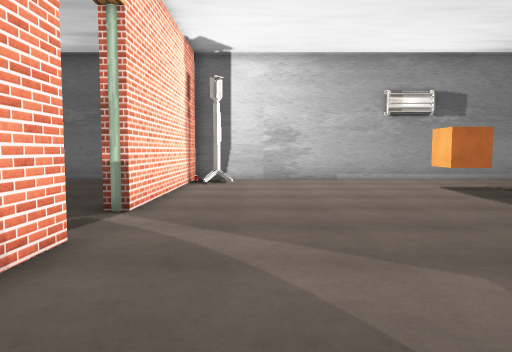
View 1 (above)

16 first-person views from a walk through a Unity game level. The camera is 1.3 m above the floor, tilts 4° down and sees 70° across. Doors are open. The floor is counted in squares, 1 m on a side. Each view is taken from the middle of a square. On the plan, view 1 faces up. The plan holds only what a view shows up to about 15 squares ahead; the rest is blank. The place goes on beyond the plan. The player character is not drawn. Some surface patterns are stand-ins.

View 2
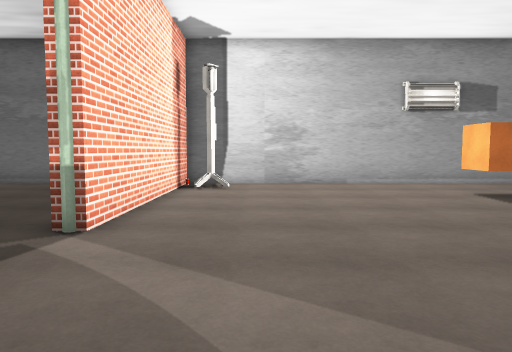

View 3
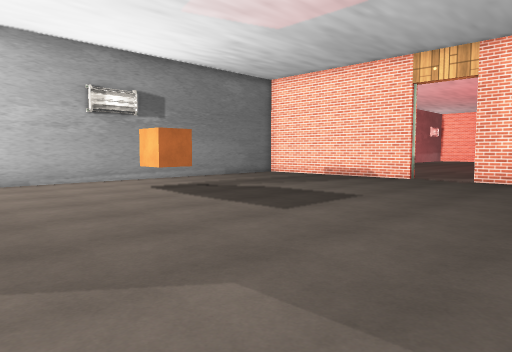

View 4
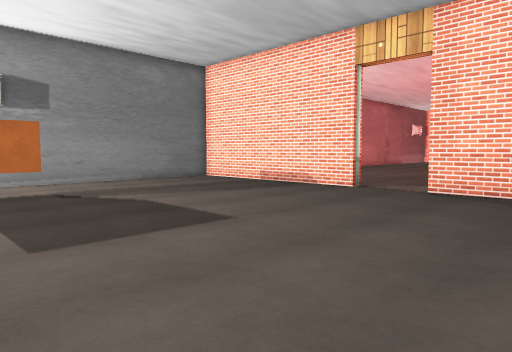

View 5
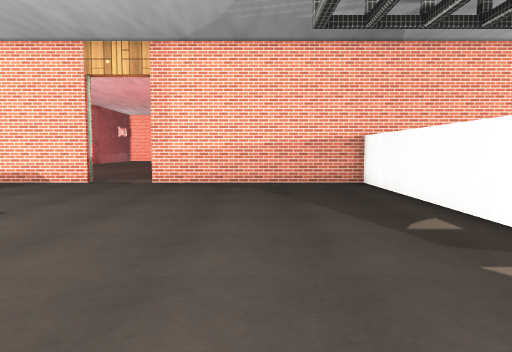

View 6
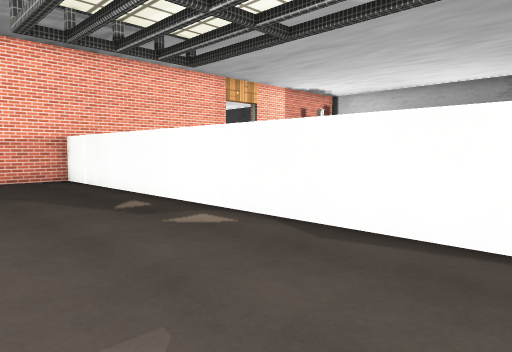

View 7
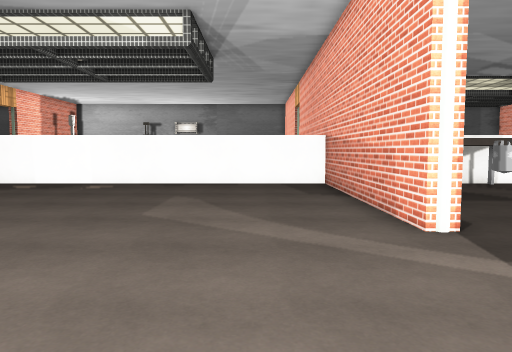

View 8
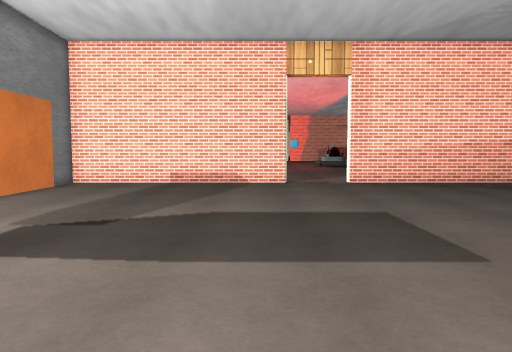

View 9
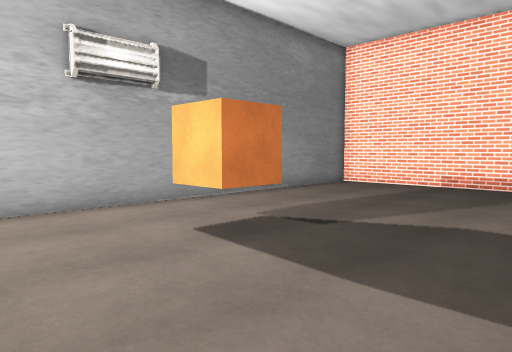

View 10
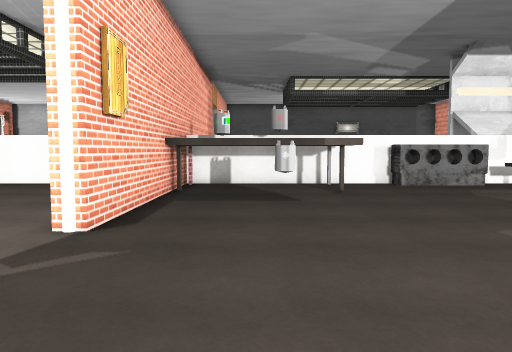

View 11
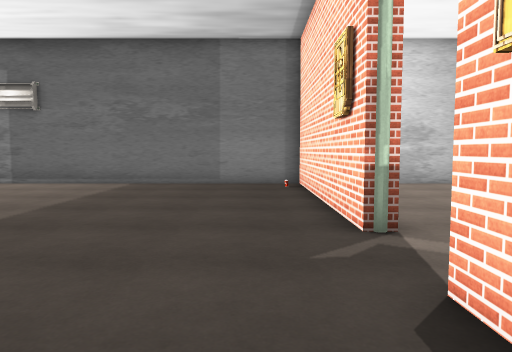

View 12
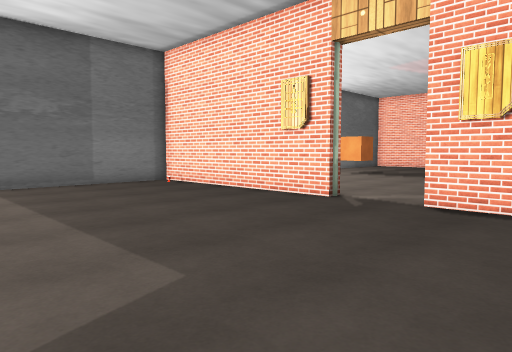

View 13
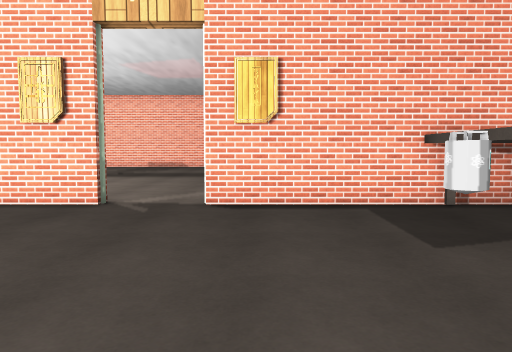

View 14
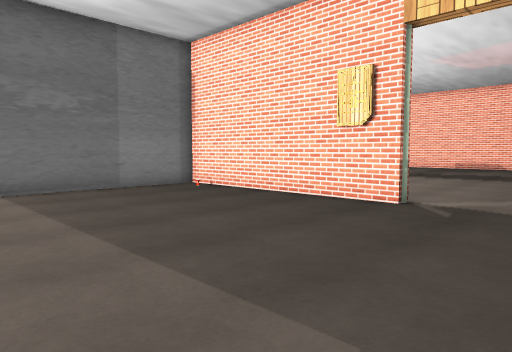

View 15
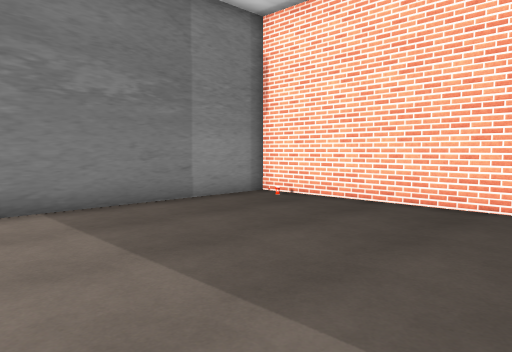

View 16
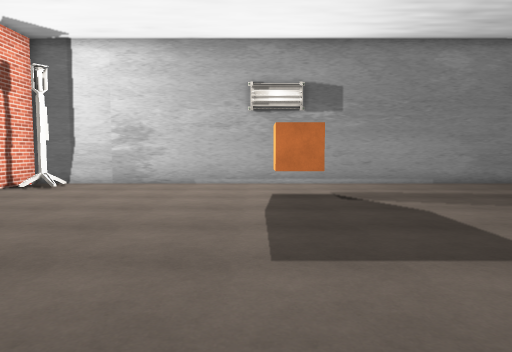

### Floor plan
Points are (right, up) in squares from view 1. A wall is a line through its corners. A room is listed if a view was taken in it or the views show most of it. See-through windows are left out.
Room 1 (views 1, 2, 3, 4, 5, 6, 7, 8, 9, 16)
walls: (-2.7, 5.2) (-2.7, -3.4) (16.7, -3.4) (16.7, 5.2); (16.7, 7.8) (16.7, 16.4) (-2.7, 16.4) (-2.7, 7.8)
ways out: open door at (-3, 6.5) to room 2; open door at (17, 6.5)
objects: lamp (-2, 15); orange cube (7, 13) to (8, 13)
Room 2 (views 10, 11, 12, 13, 14, 15)
walls: (-3.3, 7.8) (-3.3, 16.4) (-12.5, 16.4); (-9.2, 0) (-3.2, 0); (-11.5, -3.4) (-3.3, -3.4) (-3.3, 5.2)
ways out: open door at (-3, 6.5) to room 1
objects: other object (-12, -4) to (-12, -3); other object (-7, 1)

Where each view was taken, in squares from view 1:
view 1: 0 up, 0 right, facing up
view 2: 2 up, 0 right, facing up
view 3: 1 up, 0 right, facing up-right
view 4: 1 up, 5 right, facing up-right
view 5: 1 up, 2 right, facing right
view 6: 2 up, 0 right, facing down-right
view 7: 11 up, 0 right, facing down
view 8: 9 up, 2 right, facing right
view 9: 8 up, 3 right, facing up-right
view 10: 11 up, 6 left, facing down
view 11: 2 up, 5 left, facing up
view 12: 2 up, 12 left, facing up-right
view 13: 4 up, 12 left, facing right
view 14: 4 up, 12 left, facing up-right
view 15: 8 up, 12 left, facing up-right
view 16: 2 up, 6 right, facing up
